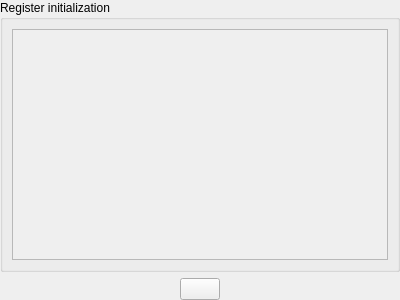
<?xml version="1.0" encoding="UTF-8"?>
<ui version="4.0">
 <class>Ripes::RegisterInitializationWidget</class>
 <widget class="QWidget" name="Ripes::RegisterInitializationWidget">
  <property name="geometry">
   <rect>
    <x>0</x>
    <y>0</y>
    <width>400</width>
    <height>300</height>
   </rect>
  </property>
  <property name="sizePolicy">
   <sizepolicy hsizetype="MinimumExpanding" vsizetype="MinimumExpanding">
    <horstretch>0</horstretch>
    <verstretch>0</verstretch>
   </sizepolicy>
  </property>
  <property name="windowTitle">
   <string notr="true">Form</string>
  </property>
  <layout class="QGridLayout" name="gridLayout">
   <property name="leftMargin">
    <number>0</number>
   </property>
   <property name="topMargin">
    <number>0</number>
   </property>
   <property name="rightMargin">
    <number>0</number>
   </property>
   <property name="bottomMargin">
    <number>0</number>
   </property>
   <item row="0" column="0">
    <layout class="QVBoxLayout" name="layout">
     <item>
      <widget class="QGroupBox" name="groupBox">
       <property name="title">
        <string>Register initialization</string>
       </property>
       <layout class="QGridLayout" name="gridLayout_3">
        <item row="0" column="0">
         <widget class="QScrollArea" name="scrollArea_2">
          <property name="widgetResizable">
           <bool>true</bool>
          </property>
          <widget class="QWidget" name="scrollAreaWidgetContents_2">
           <property name="geometry">
            <rect>
             <x>0</x>
             <y>0</y>
             <width>372</width>
             <height>219</height>
            </rect>
           </property>
           <layout class="QGridLayout" name="gridLayout_2">
            <item row="0" column="0">
             <layout class="QGridLayout" name="regInitLayout"/>
            </item>
           </layout>
          </widget>
         </widget>
        </item>
       </layout>
      </widget>
     </item>
     <item>
      <layout class="QHBoxLayout" name="addLayout">
       <item>
        <spacer name="horizontalSpacer">
         <property name="orientation">
          <enum>Qt::Horizontal</enum>
         </property>
         <property name="sizeHint" stdset="0">
          <size>
           <width>40</width>
           <height>20</height>
          </size>
         </property>
        </spacer>
       </item>
       <item>
        <widget class="QPushButton" name="addInitButton">
         <property name="text">
          <string/>
         </property>
        </widget>
       </item>
       <item>
        <spacer name="horizontalSpacer_2">
         <property name="orientation">
          <enum>Qt::Horizontal</enum>
         </property>
         <property name="sizeHint" stdset="0">
          <size>
           <width>40</width>
           <height>20</height>
          </size>
         </property>
        </spacer>
       </item>
      </layout>
     </item>
    </layout>
   </item>
  </layout>
 </widget>
 <resources/>
 <connections/>
</ui>
